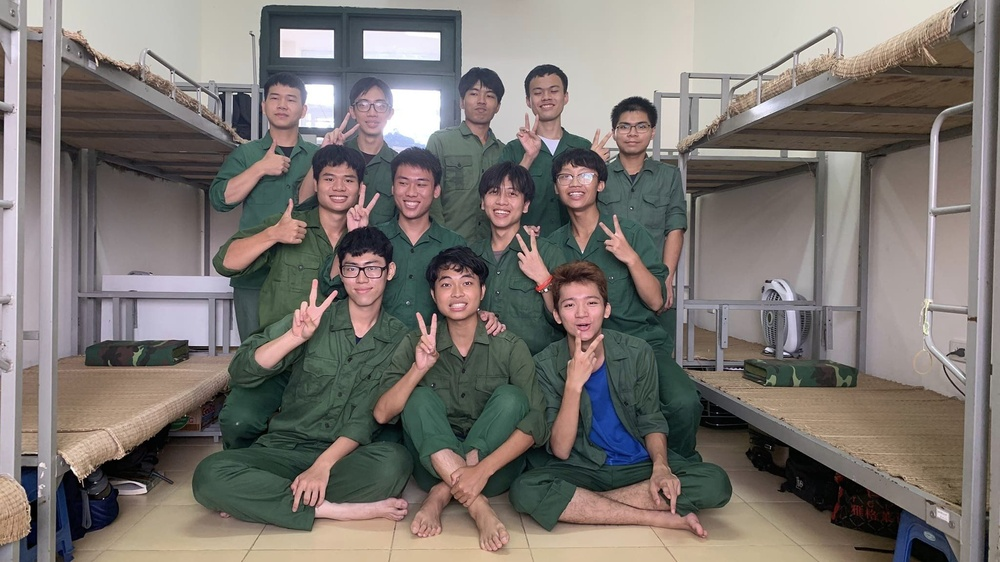
%> input picture lab_week4/homework/test2.jpg, 1000 x 562 px, shrunk from 2048 x 1152 before the run
$ octave face_detection.m   (GNU Octave 9; MATLAB toolbox functions it lacks are replaced by stand-ins)
%> lines starting %> are read from the running program, lines starting %| are printed output that depends on the picture; in (x1, y1, x2, y2) boxes, pixels count from 0 and x2, y2 are one past the last pixel; in counts of white or black regions, pixels touching at a corner belong together; the program's own positions count from 1

% Load the RGB image
rgb_image = imread("./test2.jpg");
%> rgb_image is the input picture: size 562x1000x3 uint8; mean R, G, B 123.4, 117.2, 112.7

% Convert RGB to HSV
hsv_image = rgb2hsv(rgb_image);
%> hsv_image: size 562x1000x3 double; mean H, S, V 0.321, 0.198, 0.507

% Extract individual channels
redChannel = rgb_image(:, :, 1);
greenChannel = rgb_image(:, :, 2);
blueChannel = rgb_image(:, :, 3);

hueChannel = hsv_image(:, :, 1);
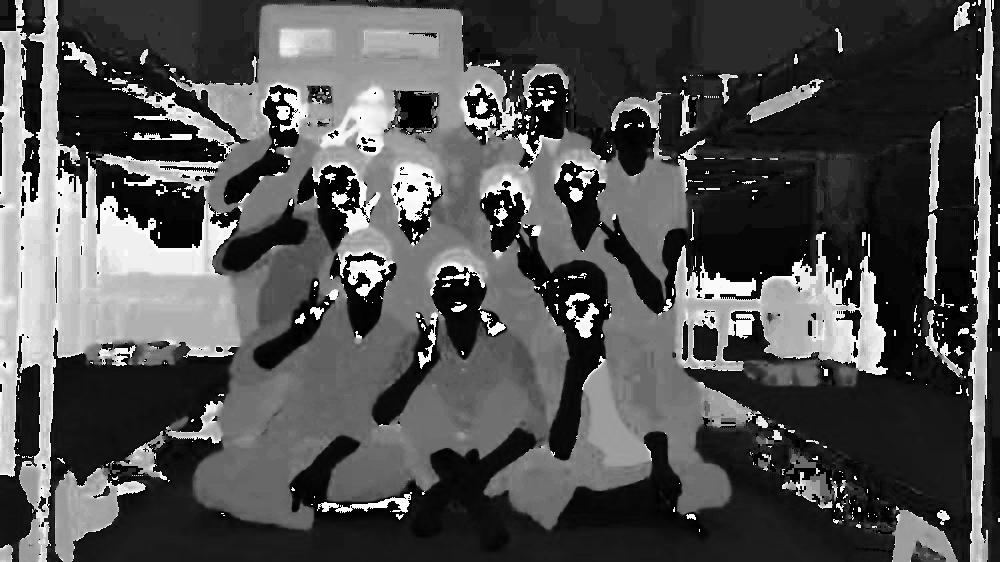
%> hueChannel: size 562x1000 double; min 0, max 0.999, mean 0.321
saturationChannel = hsv_image(:, :, 2);
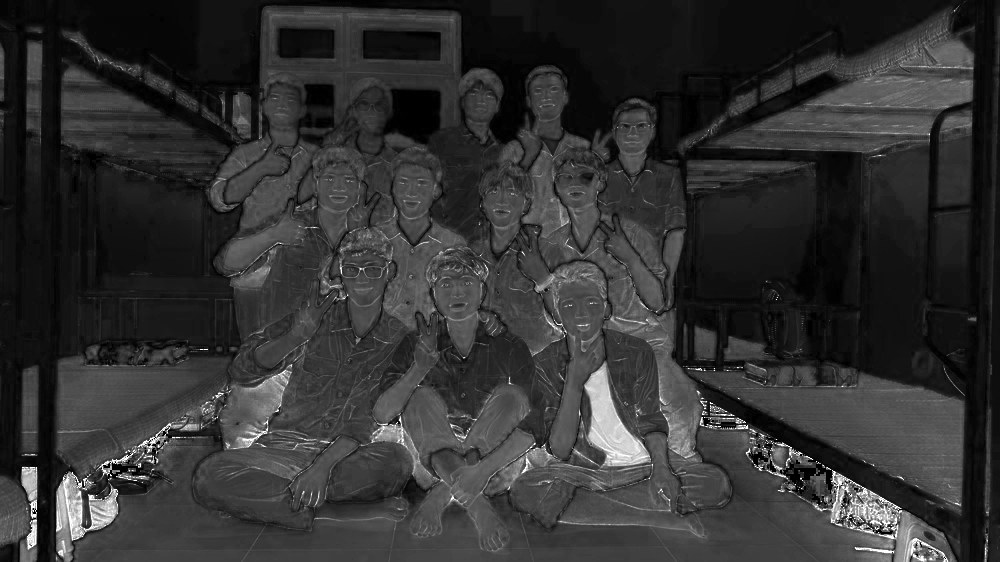
%> saturationChannel: size 562x1000 double; min 0, max 1, mean 0.198
valueChannel = hsv_image(:, :, 3);

% Display the grayscale images
figure;

subplot(2, 3, 1);
imshow(redChannel);
title('Red Channel');

subplot(2, 3, 2);
imshow(greenChannel);
title('Green Channel');

subplot(2, 3, 3);
imshow(blueChannel);
title('Blue Channel');

subplot(2, 3, 4);
imshow(hueChannel);
title('Hue Channel');

subplot(2, 3, 5);
imshow(saturationChannel);
title('Saturation Channel');

subplot(2, 3, 6);
imshow(valueChannel);
title('Value Channel');


% Convert RGB to normalized RGB coordinates
R = double(rgb_image(:, :, 1)) / 255;
G = double(rgb_image(:, :, 2)) / 255;
B = double(rgb_image(:, :, 3)) / 255;

% Calculate the normalized RGB coordinates
r = R ./ (R + G + B + 1e-10);
g = G ./ (R + G + B + 1e-10);
b = B ./ (R + G + B + 1e-10);
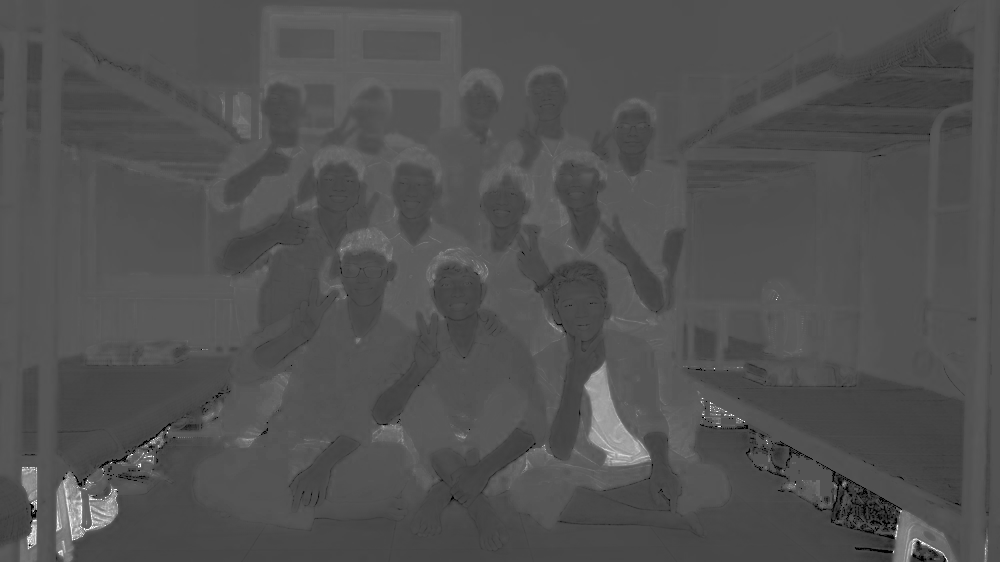
%> b: size 562x1000 double; min 0, max 1, mean 0.322

% Plot g versus r
figure;
scatter(r(:), g(:)); % Scatter plot for r and g
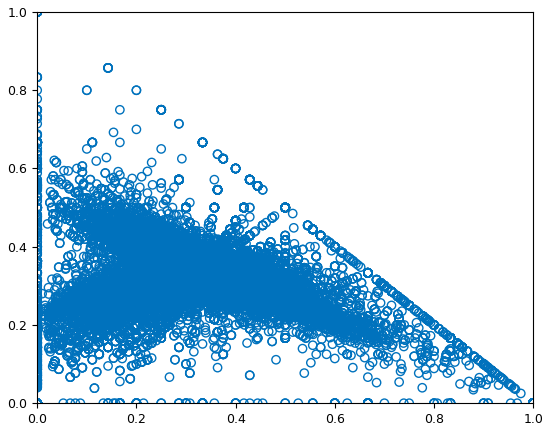
%> figure redrawn from the program's plot data

mask = f(r, g) > 0.08;
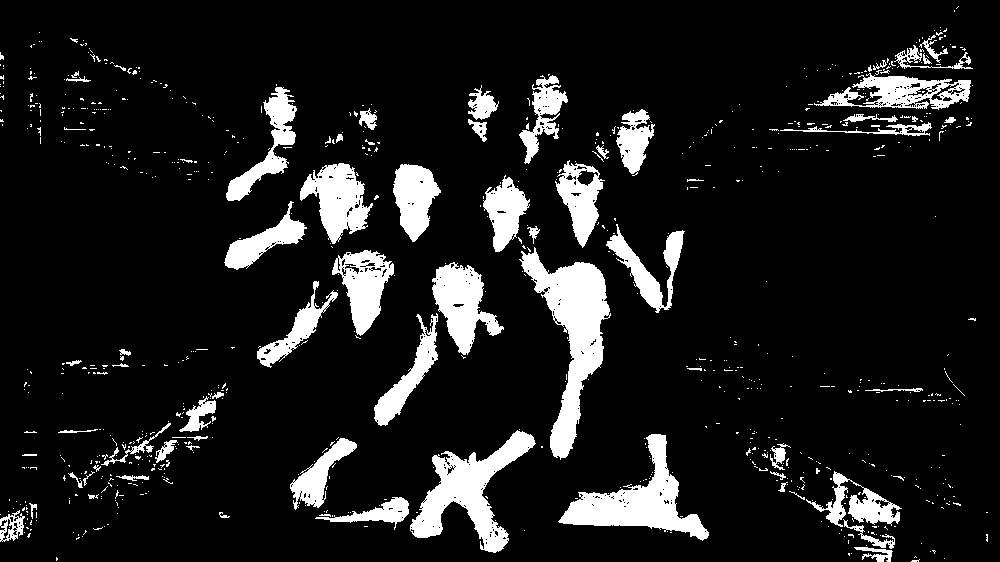
%> mask: size 562x1000 logical; 11.1% white; 819 white regions (748 under 20 px), largest, box (x1, y1, x2, y2) and area: (519, 247, 611, 460) 7144, (410, 430, 536, 553) 5508, (558, 434, 709, 541) 5362

% Create an output image by applying the mask
outputImage = rgb_image;
outputImage(repmat(~mask, [1, 1, 3])) = 0;
% Display the output image
% imshow(outputImage);


% Extract hue and saturation channels
H = hsv_image(:, :, 1);
S = hsv_image(:, :, 2);

% Define the rules for determining face pixels
a = 0;
b = 0.6;
c = 0.2;
d = 0.9;

% Create a mask based on the rules
mask2 = (H >= a) & (H <= b) & (S >= c) & (S <= d);
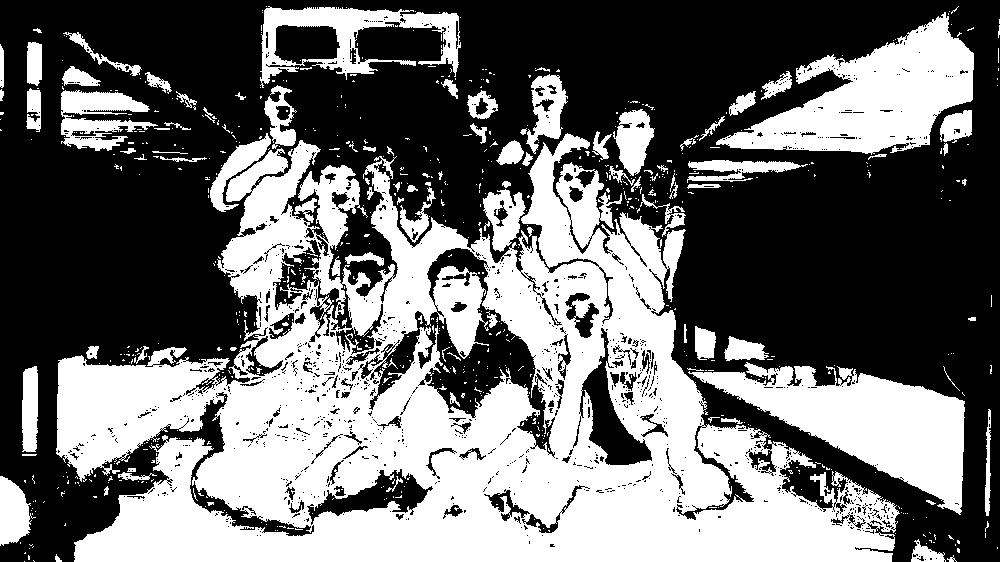
%> mask2: size 562x1000 logical; 43% white; 735 white regions (631 under 20 px), largest, box (x1, y1, x2, y2) and area: (56, 133, 900, 562) 172168, (688, 362, 965, 515) 17621, (716, 12, 974, 155) 17217

% Create an output image by applying the mask
outputImage2 = rgb_image;
outputImage2(repmat(~mask2, [1, 1, 3])) = 0;
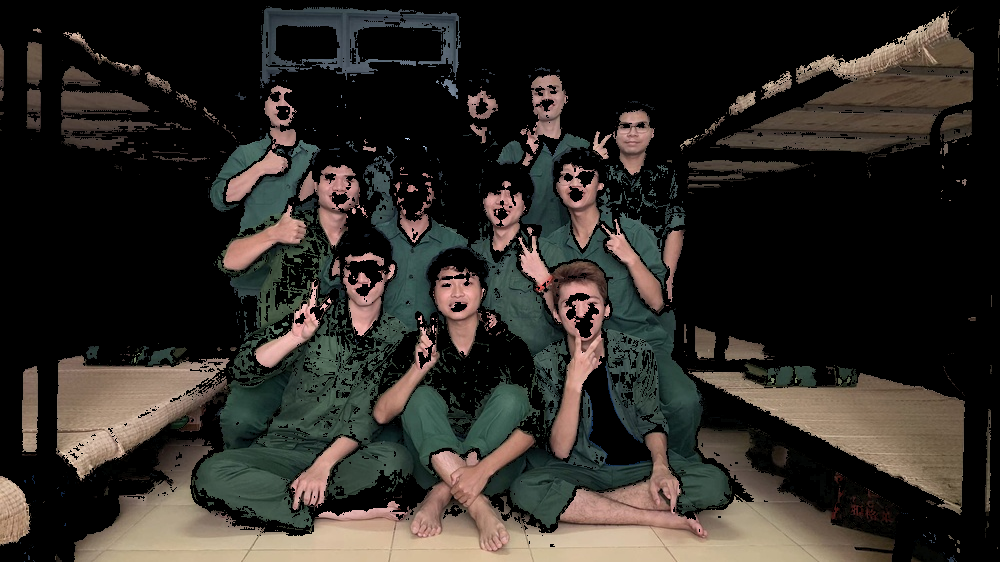
%> outputImage2: size 562x1000x3 uint8; mean R, G, B 46.8, 42.9, 37.9

% Display the output image
imshow(outputImage2);

function mask = f(r, g)
    mask = r - g;
end

$ run again, with lab_week4/homework/picture.jpg copied over lab_week4/homework/test2.jpg
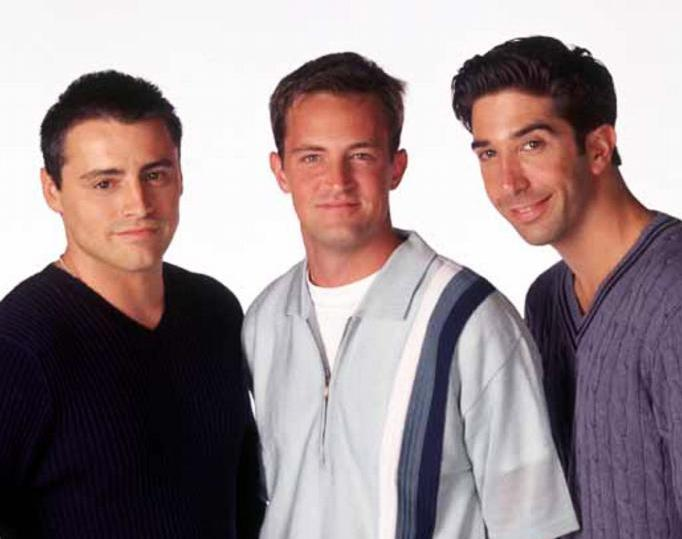
%> input picture lab_week4/homework/picture.jpg, 682 x 539 px
%> rgb_image is the input picture: size 539x682x3 uint8; mean R, G, B 152.8, 137.5, 140.2
%> hsv_image: size 539x682x3 double; mean H, S, V 0.465, 0.251, 0.612
%> `mask = f(r, g) > 0.08;`:
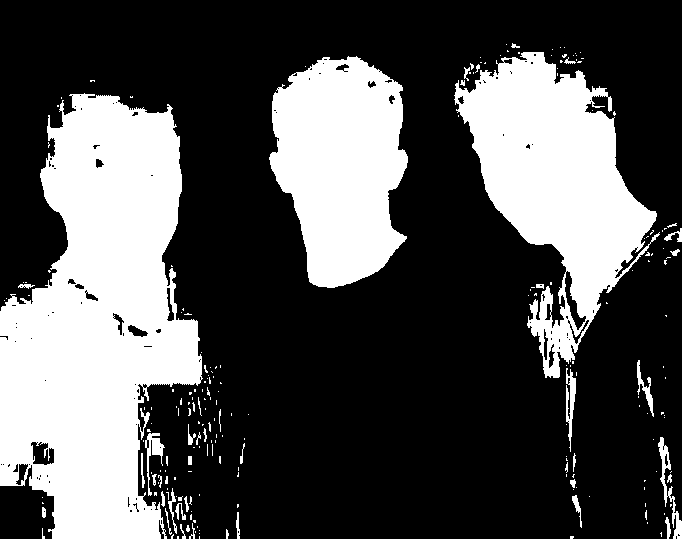
%> mask: size 539x682 logical; 31.8% white; 220 white regions (175 under 20 px), largest, box (x1, y1, x2, y2) and area: (0, 93, 203, 539) 58860, (454, 52, 660, 378) 30311, (269, 56, 408, 288) 23596
%> mask2: size 539x682 logical; 18.1% white; 52 white regions (41 under 20 px), largest, box (x1, y1, x2, y2) and area: (469, 80, 652, 309) 22720, (40, 80, 183, 334) 22193, (269, 64, 408, 288) 20461
%> `outputImage2(repmat(~mask2, [1, 1, 3])) = 0;`:
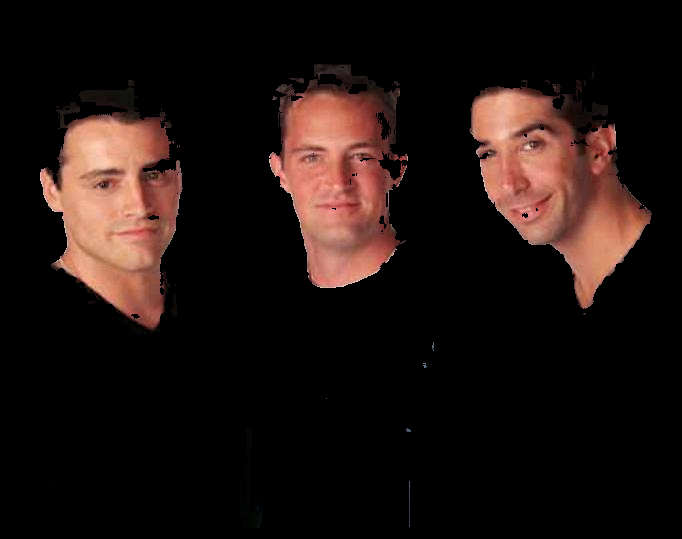
%> outputImage2: size 539x682x3 uint8; mean R, G, B 30.4, 18.7, 15.7
